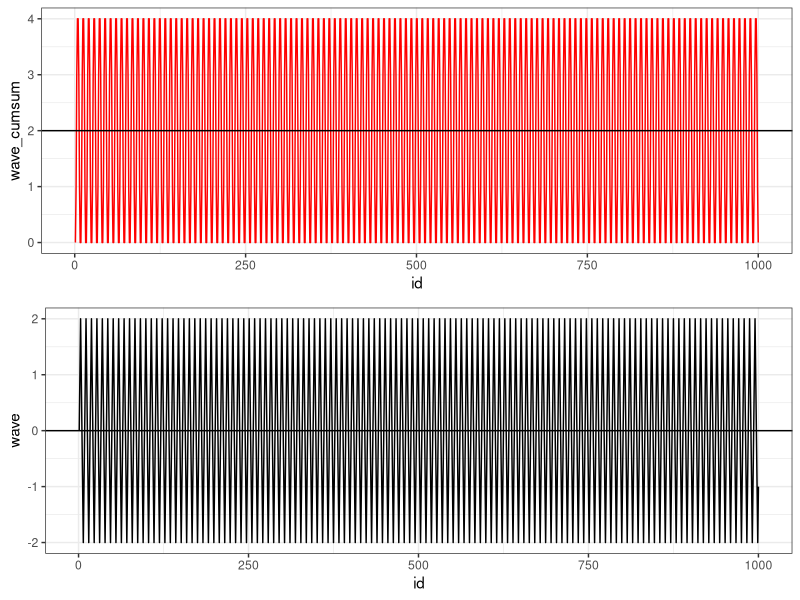
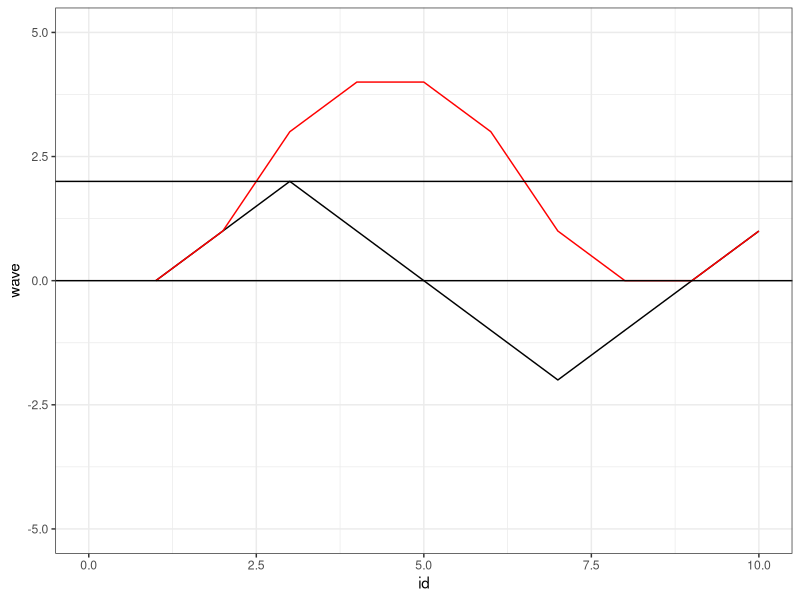

Here is the R script that generated these plots, in order:
library(ggplot2)
library(gridExtra)
set.seed(1, kind = 'Mersenne-Twister')

## 1
k <- 1000
reps <- k/8


wave_pos <- c(0,1,2,1)
wave_neg <- - wave_pos


wave <- rep(c(wave_pos,wave_neg), reps)

wave_plotting <- data.frame(id = 1:k, wave = wave, wave_cumsum = cumsum(wave))

p1 <- ggplot(data=wave_plotting, aes(x=id)) +
  geom_line(aes(y=wave)) +
  geom_hline(yintercept = mean(wave)) +
  theme_bw()

p2 <- ggplot(data=wave_plotting, aes(x=id)) +
  geom_line(aes(y=wave_cumsum), col = 'red') +
  geom_hline(yintercept = mean(wave_plotting$wave_cumsum)) +
  theme_bw()

grid.arrange(p2,p1)

ggplot(data=wave_plotting, aes(x=id)) +
  geom_line(aes(y=wave)) +
  geom_line(aes(y=wave_cumsum), col = 'red') +
  geom_hline(yintercept = mean(wave)) +
  geom_hline(yintercept = mean(wave_plotting$wave_cumsum)) +
  theme_bw() + lims(y=c(-5,5), x=c(0,10))

sd(wave_plotting$wave)
sd(wave_plotting$wave_cumsum)
